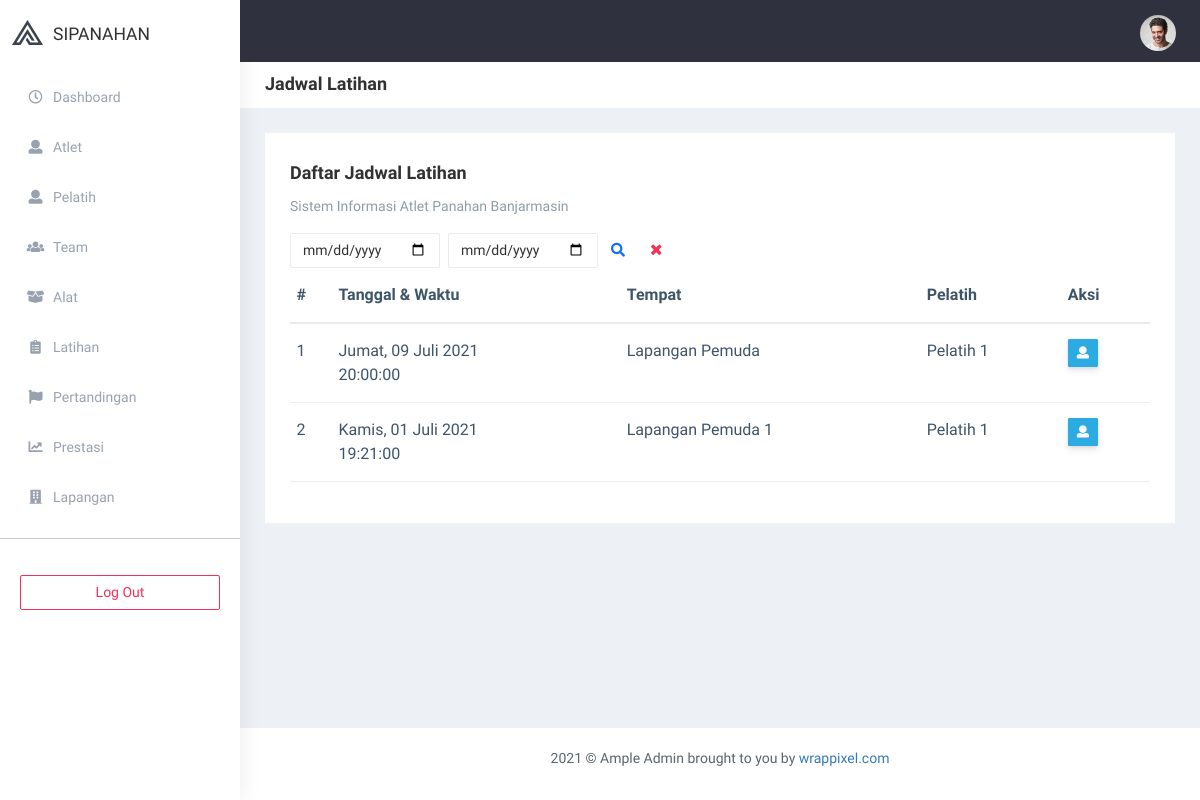
/index.php/latihan, run on an earlier commit of the app's database.
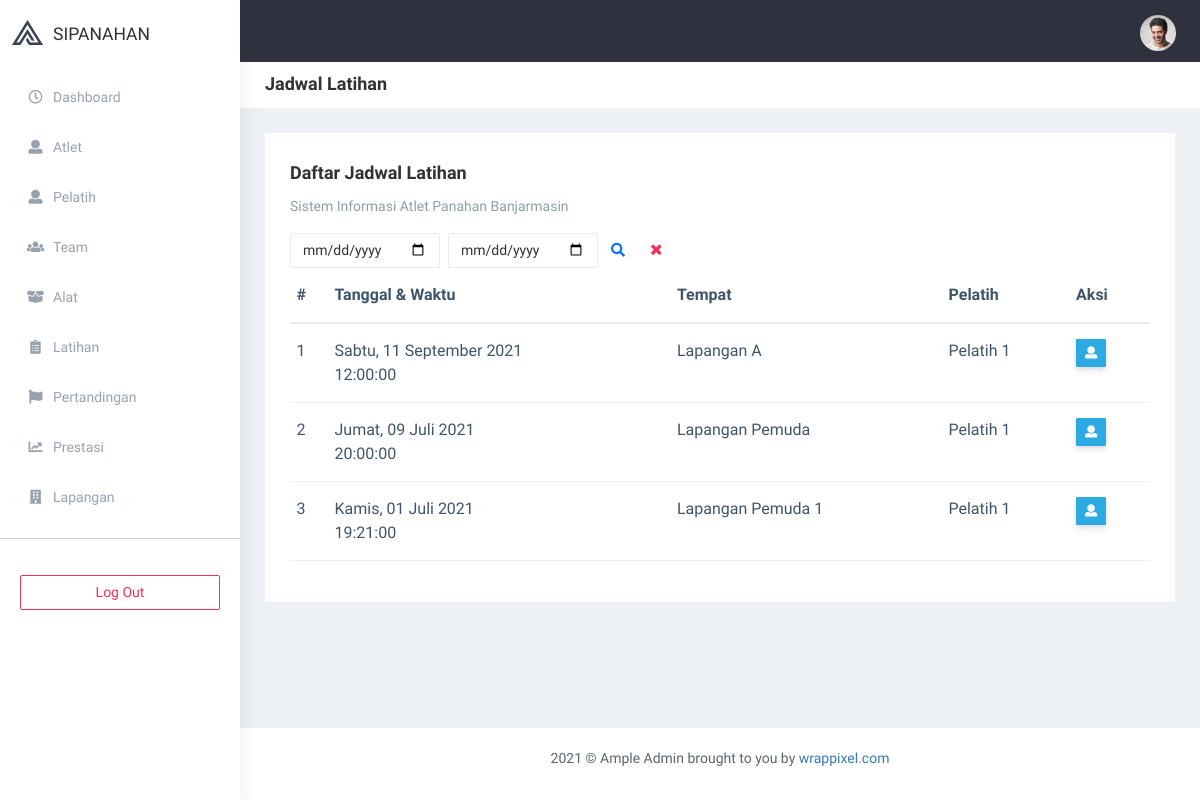
And on a later commit of the database.
### tables this page shows
CREATE TABLE `latihan` (
  `id` int(11) NOT NULL,
  `tempat` varchar(255) NOT NULL,
  `tanggal` date NOT NULL,
  `waktu` time NOT NULL,
  `user_id` int(11) NOT NULL,
  `deskripsi` text NOT NULL
);

CREATE TABLE `users` (
  `id` int(11) NOT NULL,
  `nama` varchar(50) NOT NULL,
  `email` varchar(100) NOT NULL,
  `telepon` varchar(255) DEFAULT NULL,
  `alamat` text DEFAULT NULL,
  `username` varchar(100) NOT NULL,
  `password` varchar(255) NOT NULL,
  `level` int(11) NOT NULL,
  `status` int(11) NOT NULL,
  `tim_id` int(11) DEFAULT NULL,
  `image` varchar(100) NOT NULL,
  `reset_password` text DEFAULT NULL
);

### application/controllers/Latihan.php (called while the page is built, shortened)
<?php
class Latihan extends CI_Controller {
	function __construct() {
        $this->load->model(['m_app']);
    }
    public function index() {
        $date   = null;
        $var    = [
            'page'  =>  'admin/latihan',
            'title' =>  'Jadwal Latihan',
            'latihan'   =>  $this->m_app->getLatihan(null, null, $date)->result(),
            'user'  =>  $this->m_app->getPelatih()->result(),
            'anggota'   =>  $this->m_app->getAnggota()->result(),
        ];
        $this->load->view('layout/admin', $var);
    }
}

### index.php (called while the page is built, shortened)
<?php
require_once BASEPATH.'core/CodeIgniter.php';

### application/models/M_app.php (called while the page is built, shortened)
<?php defined('BASEPATH') OR exit('No direct script access allowed');
class M_app extends CI_Model {
    function getAnggota($var = null, $tim = null) {
        $this->db->select('users.*, tim.id AS tim_id, tim.tim');
        $this->db->from('users');
        $this->db->join('tim', 'tim.id = users.tim_id');
        $this->db->where('level', 3);
        $this->db->order_by('id', 'DESC');
    	return $this->db->get();
    }
    function getPelatih($var = null) {
        $this->db->select('users.*, tim.id AS tim_id, tim.tim');
        $this->db->from('users');
        $this->db->join('tim', 'tim.id = users.tim_id');
        $this->db->where('level', 2);
        $this->db->order_by('id', 'DESC');
    	return $this->db->get();
    }
    function getLatihan($var = null, $user_id = null, $date = null) {
        $this->db->select('latihan.*, users.id AS user_id, users.nama');
        $this->db->from('latihan');
        $this->db->order_by('id', 'DESC');
        $this->db->join('users', 'users.id = latihan.user_id');
    	return $this->db->get();
    }
    function getKehadiran($var = null, $user_id = null) {
        $this->db->select('kehadiran.*, users.id AS user_id, users.nama, latihan.id AS latihan_id, latihan.tempat');
        $this->db->from('kehadiran');
        if ($var != null) {
            $this->db->where('kehadiran.latihan_id', $var);
        }
        $this->db->order_by('id', 'DESC');
        $this->db->join('users', 'users.id = kehadiran.user_id');
        $this->db->join('latihan', 'latihan.id = kehadiran.latihan_id');
    	return $this->db->get();
    }
}

### application/helpers/custom_helper.php (called while the page is built, shortened)
<?php if ( ! defined('BASEPATH')) exit('No direct script access allowed');
    if ( ! function_exists('bulan'))
    {
        function bulan($bln)
        {
            switch ($bln)
            {
                case 7:
                    return "Juli";
                    break;
                case 9:
                    return "September";
                    break;
            }
        }
    }
    if ( ! function_exists('longdate_indo'))
    {
        function longdate_indo($tanggal)
        {
            $ubah = gmdate($tanggal, time()+60*60*8);
            $pecah = explode("-",$ubah);
            $tgl = $pecah[2];
            $bln = $pecah[1];
            $thn = $pecah[0];
            $bulan = bulan($pecah[1]);
            $nama = date("l", mktime(0,0,0,$bln,$tgl,$thn));
            $nama_hari = "";
            if($nama=="Sunday") {$nama_hari="Minggu";}
            else if($nama=="Monday") {$nama_hari="Senin";}
            else if($nama=="Tuesday") {$nama_hari="Selasa";}
            else if($nama=="Wednesday") {$nama_hari="Rabu";}
            else if($nama=="Thursday") {$nama_hari="Kamis";}
            else if($nama=="Friday") {$nama_hari="Jumat";}
            else if($nama=="Saturday") {$nama_hari="Sabtu";}
            return $nama_hari.', '.$tgl.' '.$bulan.' '.$thn;
        }
    }

### application/views/admin/latihan.php (the view, shortened to what the changed rows need)
<div class="row">
    <div class="col-sm-12">
        <div class="white-box">
            <div class="table-responsive">
                <table class="table text-nowrap">
                    <thead>
                        <tr>
                            <th class="border-top-0">#</th>
                            <th class="border-top-0">Tanggal & Waktu</th>
                            <th class="border-top-0">Tempat</th>
                            <th class="border-top-0">Pelatih</th>
                            <th class="border-top-0">Aksi</th>
                        </tr>
                    </thead>
                    <tbody>
                    <?php foreach ($latihan as $x => $data):?>
                        <tr>
                            <td><?= $x+1 ?></td>
                            <td><?= longdate_indo($data->tanggal) ?> <br> <?= $data->waktu ?></td>
                            <td><?= $data->tempat ?></td>
                            <td><?= $data->nama ?></td>
                            <td>
                                <div class="text-center">
                                    <span>
                                        <a style="cursor: pointer;" data-toggle="modal" data-target="#show_<?=$data->id?>">
                                            <button class="btn btn-sm btn-info mr-1"  data-placement="top"
                                                    title="" data-original-title="Peserta" style="float:left;">
                                                <i class="fa fa-user" style="color: #fafafa;"></i>
                                            </button>
                                        </a>
                                    </span>
                                </div>
                            </td>
                        </tr>
                    <?php endforeach; ?>
                    </tbody>
                </table>
            </div>
        </div>
    </div>
</div>

What changed in the data, as far as the page shows it:
added latihan: tanggal "Sabtu, 11 September 2021", waktu "12:00:00", tempat "Lapangan A", user.nama "Pelatih 1"
